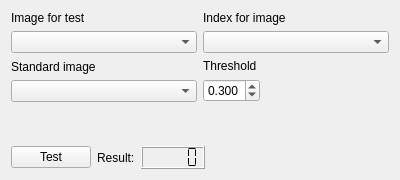
<?xml version="1.0" encoding="UTF-8"?>
<ui version="4.0">
 <class>TestForm</class>
 <widget class="QWidget" name="TestForm">
  <property name="geometry">
   <rect>
    <x>0</x>
    <y>0</y>
    <width>400</width>
    <height>180</height>
   </rect>
  </property>
  <property name="minimumSize">
   <size>
    <width>400</width>
    <height>180</height>
   </size>
  </property>
  <property name="maximumSize">
   <size>
    <width>400</width>
    <height>180</height>
   </size>
  </property>
  <property name="windowTitle">
   <string>Testing</string>
  </property>
  <layout class="QVBoxLayout" name="verticalLayout_5">
   <item>
    <layout class="QHBoxLayout" name="horizontalLayout_3">
     <item>
      <layout class="QVBoxLayout" name="verticalLayout">
       <item>
        <widget class="QLabel" name="imageryLabel">
         <property name="text">
          <string>Image for test</string>
         </property>
        </widget>
       </item>
       <item>
        <widget class="QgsMapLayerComboBox" name="imageryLayerComboBox"/>
       </item>
      </layout>
     </item>
     <item>
      <layout class="QVBoxLayout" name="verticalLayout_2">
       <item>
        <widget class="QLabel" name="indexLabel">
         <property name="text">
          <string>Index for image</string>
         </property>
        </widget>
       </item>
       <item>
        <widget class="QgsMapLayerComboBox" name="indexLayerComboBox"/>
       </item>
      </layout>
     </item>
    </layout>
   </item>
   <item>
    <layout class="QHBoxLayout" name="horizontalLayout_4" stretch="1,1">
     <item>
      <layout class="QVBoxLayout" name="verticalLayout_3">
       <item>
        <widget class="QLabel" name="standardLabel">
         <property name="text">
          <string>Standard image</string>
         </property>
        </widget>
       </item>
       <item>
        <widget class="QgsMapLayerComboBox" name="standardLayerComboBox"/>
       </item>
      </layout>
     </item>
     <item>
      <layout class="QVBoxLayout" name="verticalLayout_4">
       <item>
        <widget class="QLabel" name="thresholdLabel">
         <property name="text">
          <string>Threshold</string>
         </property>
        </widget>
       </item>
       <item>
        <layout class="QHBoxLayout" name="horizontalLayout">
         <item>
          <widget class="QDoubleSpinBox" name="thresholdSpinBox">
           <property name="decimals">
            <number>3</number>
           </property>
           <property name="maximum">
            <double>1.000000000000000</double>
           </property>
           <property name="singleStep">
            <double>0.100000000000000</double>
           </property>
           <property name="value">
            <double>0.300000000000000</double>
           </property>
          </widget>
         </item>
         <item>
          <spacer name="thresholdHorizontalSpacer">
           <property name="orientation">
            <enum>Qt::Horizontal</enum>
           </property>
           <property name="sizeHint" stdset="0">
            <size>
             <width>40</width>
             <height>20</height>
            </size>
           </property>
          </spacer>
         </item>
        </layout>
       </item>
      </layout>
     </item>
    </layout>
   </item>
   <item>
    <spacer name="verticalSpacer">
     <property name="orientation">
      <enum>Qt::Vertical</enum>
     </property>
     <property name="sizeHint" stdset="0">
      <size>
       <width>20</width>
       <height>40</height>
      </size>
     </property>
    </spacer>
   </item>
   <item>
    <layout class="QHBoxLayout" name="horizontalLayout_2">
     <item>
      <widget class="QPushButton" name="testButton">
       <property name="text">
        <string>Test</string>
       </property>
      </widget>
     </item>
     <item>
      <widget class="QLabel" name="resultLabel">
       <property name="text">
        <string>Result:</string>
       </property>
      </widget>
     </item>
     <item>
      <widget class="QLCDNumber" name="resultNumber">
       <property name="smallDecimalPoint">
        <bool>false</bool>
       </property>
       <property name="digitCount">
        <number>5</number>
       </property>
       <property name="segmentStyle">
        <enum>QLCDNumber::Flat</enum>
       </property>
       <property name="value" stdset="0">
        <double>0.000000000000000</double>
       </property>
       <property name="intValue" stdset="0">
        <number>0</number>
       </property>
      </widget>
     </item>
     <item>
      <spacer name="resultHorizontalSpacer">
       <property name="orientation">
        <enum>Qt::Horizontal</enum>
       </property>
       <property name="sizeHint" stdset="0">
        <size>
         <width>40</width>
         <height>20</height>
        </size>
       </property>
      </spacer>
     </item>
    </layout>
   </item>
  </layout>
 </widget>
 <customwidgets>
  <customwidget>
   <class>QgsMapLayerComboBox</class>
   <extends>QComboBox</extends>
   <header>qgsmaplayercombobox.h</header>
  </customwidget>
 </customwidgets>
 <resources/>
 <connections/>
</ui>
